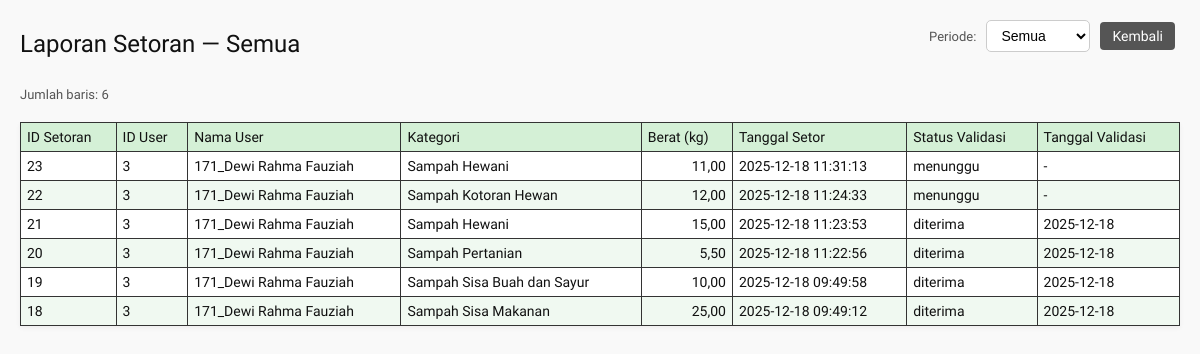
The app's page /admin/laporan_view.php (signed in) with its own data.
### tables this page shows
CREATE TABLE `setoran` (
  `id_setoran` int NOT NULL,
  `id_user` int DEFAULT NULL,
  `id_bank` int DEFAULT NULL,
  `tanggal` datetime DEFAULT NULL,
  `kategori` varchar(50) DEFAULT NULL,
  `berat` float DEFAULT NULL,
  `foto_bukti` varchar(255) DEFAULT NULL,
  `status` enum('menunggu','diverifikasi','ditolak') DEFAULT NULL
);

CREATE TABLE `user` (
  `id_user` int NOT NULL,
  `nama` varchar(100) DEFAULT NULL,
  `email` varchar(100) DEFAULT NULL,
  `password` varchar(255) DEFAULT NULL,
  `alamat` text,
  `no_hp` varchar(15) DEFAULT NULL,
  `tanggal_daftar` date DEFAULT NULL,
  `status` varchar(20) NOT NULL DEFAULT 'aktif',
  `total_setor` int DEFAULT '0',
  `total_berat` decimal(10,2) DEFAULT '0.00',
  `tanggal_lahir` date DEFAULT NULL,
  `reset_token` varchar(100) DEFAULT NULL,
  `reset_expire` datetime DEFAULT NULL
);

### admin/laporan_view.php (the view, shortened to what this page needs)
<?php
$conn = new mysqli("localhost","root","","db_banksampah");
$periode = $_GET['periode'] ?? 'semua';
$periode = in_array($periode, ['semua','harian','mingguan','bulanan','tahunan']) ? $periode : 'semua';
$where_date = "";
$sql = "
    SELECT
        s.id_setoran,
        s.id_user,
        u.nama AS nama_user,
        s.kategori,
        s.berat,
        s.tanggal,
        COALESCE(v.status_validasi, 'menunggu') AS status_validasi,
        COALESCE(v.tanggal_validasi, '-') AS tanggal_validasi
    FROM setoran s
    LEFT JOIN user u ON u.id_user = s.id_user
    LEFT JOIN validasi v ON v.id_setoran = s.id_setoran
    WHERE 1=1
    $where_date
    ORDER BY s.tanggal DESC
";
$result = $conn->query($sql);
$rows = [];
while($row = $result->fetch_assoc()) $rows[] = $row;
?>
<!doctype html>
<html lang="id">
<head>
<link rel="stylesheet" href="../assets/css_admin/laporan_view.css">
</head>
<body>
<header>
  <h2>Laporan Setoran — <?= htmlspecialchars(ucfirst($periode)) ?></h2>
  <div class="controls">
      <form method="GET" action="laporan_view.php" style="display:flex; gap:10px; align-items:center;">
        <label class="small">Periode:</label>
        <select name="periode" onchange="this.form.submit()">
          <option value="semua"   <?= $periode==='semua'?'selected':'' ?>>Semua</option>
        </select>
      </form>
      <a class="btn btn-back" href="kelola_laporan.php">Kembali</a>
  </div>
</header>
<section>
  <p class="small">Jumlah baris: <?= count($rows) ?></p>
  <table class="table" id="tabelSetoran">
    <thead>
      <tr>
        <th>ID Setoran</th>
        <th>ID User</th>
        <th>Nama User</th>
        <th>Kategori</th>
        <th>Berat (kg)</th>
        <th>Tanggal Setor</th>
        <th>Status Validasi</th>
        <th>Tanggal Validasi</th>
      </tr>
    </thead>
    <tbody>
      <?php if(empty($rows)): ?>
        <tr><td colspan="8" style="text-align:center">Belum ada data</td></tr>
      <?php else: ?>
        <?php foreach($rows as $r): ?>
        <tr>
          <td><?= $r['id_setoran'] ?></td>
          <td><?= $r['id_user'] ?></td>
          <td><?= htmlspecialchars($r['nama_user']) ?></td>
          <td><?= htmlspecialchars($r['kategori']) ?></td>
          <td style="text-align:right"><?= number_format($r['berat'],2,',','.') ?></td>
          <td><?= $r['tanggal'] ?></td>
          <td><?= $r['status_validasi'] ?></td>
          <td><?= $r['tanggal_validasi'] ?></td>
        </tr>
        <?php endforeach; ?>
      <?php endif; ?>
    </tbody>
  </table>
</section>
</body>
</html>

### assets/css_admin/laporan_view.css (style rules this page uses)
body { font-family: "Mitr", sans-serif; margin: 20px; background-color: #f9f9f9; color: #111; }
h2 { margin: 0; font-weight: 500; }
header { display: flex; justify-content: space-between; align-items: center; flex-wrap: wrap; margin-bottom: 20px; }
.controls { display: flex; gap: 10px; align-items: center; flex-wrap: wrap; }
.small { font-size: 13px; color: #555; }
.btn { padding: 8px 14px; border-radius: 6px; border: none; cursor: pointer; text-decoration: none; font-size: 14px; transition: all 0.2s ease; }
.btn-back { background-color: #f87171; color: white; }
.table { width: 100%; border-collapse: collapse; margin-top: 12px; background-color: white; box-shadow: 0 2px 5px rgba(0,0,0,0.05); }
.table th, .table td { border: 1px solid #ddd; padding: 10px 8px; font-size: 14px; }
.table th { background-color: #d4f0d6; color: #111; text-align: left; font-weight: 500; }
.table tr:nth-child(even) { background-color: #f0f9f1; }
select { padding: 6px 10px; border-radius: 5px; border: 1px solid #ccc; font-size: 14px; background-color: white; transition: all 0.2s ease; }

### admin/laporan_view.php (style rules this page uses)
.table { border-collapse: collapse; width: 100%; margin-top: 20px; }
.table th, .table td { border: 1px solid #333; padding: 6px; text-align: left; }
.btn { padding: 6px 12px; background: #4CAF50; color: #fff; text-decoration: none; border-radius: 4px; margin-right: 5px; cursor:pointer; }
.btn-back { background: #555; }
.controls { margin-bottom: 15px; display: flex; align-items: center; gap: 10px; }

### records on screen
setoran: id_setoran "23", id_user "3", id_user.nama "171_Dewi Rahma Fauziah", kategori "Sampah Hewani", berat "11,00", tanggal "2025-12-18 11:31:13", status_validasi "menunggu", tanggal_validasi "-"
setoran: id_setoran "22", id_user "3", id_user.nama "171_Dewi Rahma Fauziah", kategori "Sampah Kotoran Hewan", berat "12,00", tanggal "2025-12-18 11:24:33", status_validasi "menunggu", tanggal_validasi "-"
setoran: id_setoran "21", id_user "3", id_user.nama "171_Dewi Rahma Fauziah", kategori "Sampah Hewani", berat "15,00", tanggal "2025-12-18 11:23:53", status_validasi "diterima", tanggal_validasi "2025-12-18"
setoran: id_setoran "20", id_user "3", id_user.nama "171_Dewi Rahma Fauziah", kategori "Sampah Pertanian", berat "5,50", tanggal "2025-12-18 11:22:56", status_validasi "diterima", tanggal_validasi "2025-12-18"
setoran: id_setoran "19", id_user "3", id_user.nama "171_Dewi Rahma Fauziah", kategori "Sampah Sisa Buah dan Sayur", berat "10,00", tanggal "2025-12-18 09:49:58", status_validasi "diterima", tanggal_validasi "2025-12-18"
setoran: id_setoran "18", id_user "3", id_user.nama "171_Dewi Rahma Fauziah", kategori "Sampah Sisa Makanan", berat "25,00", tanggal "2025-12-18 09:49:12", status_validasi "diterima", tanggal_validasi "2025-12-18"

### other values on screen
$periode "Semua"
count($rows) "6"
